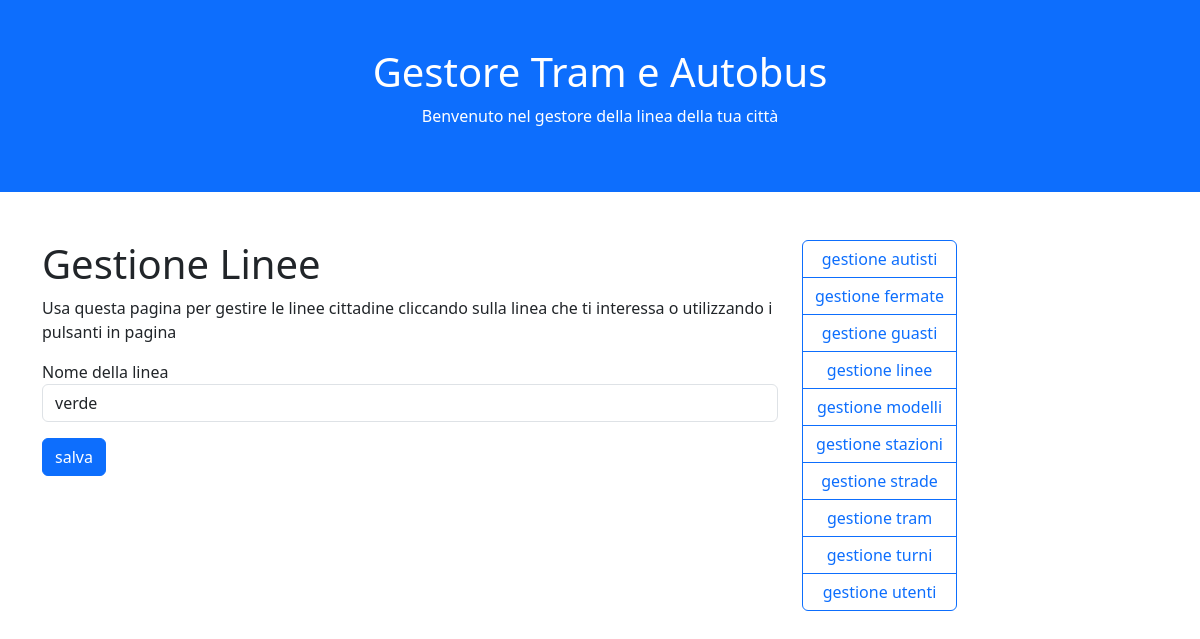
Page /Tram/linee.php?azione=modifica&id=2 on the earlier database version.
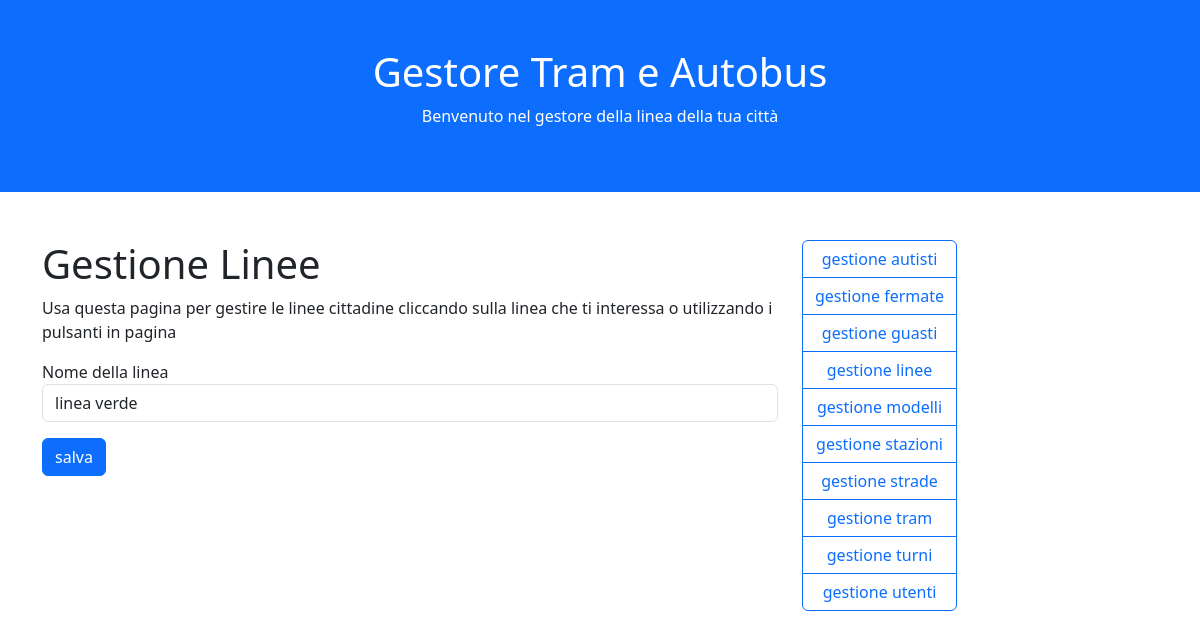
Same page on the later database version.
### tables this page shows
CREATE TABLE linee (
    idlinea integer primary key autoincrement,
    linea text
);

### Tram/funzioni.php (called while the page is built, shortened)
<?php
	function EseguiDB($sql, $salva = false){
		$dbcon = new SQLite3(NOMEDB);
			$dati = $dbcon->query($sql);
		return $dati;
	}

### Tram/linee.php (the view, shortened to what this page needs)
<?php include("parti/head.php"); ?>
	<h1>Gestione Linee</h1>
	<p>Usa questa pagina per gestire le linee cittadine
		cliccando sulla linea che ti interessa o utilizzando
		i pulsanti in pagina</p>
	<?php
			include("funzioni.php");
			switch($_GET["azione"]){
						?>
						<?php
				case "modifica":
					if(empty($_POST)){
						$dati = EseguiDB("SELECT * FROM linee WHERE idlinea=".intval($_GET["id"]));
						$riga = $dati->fetchArray();
						?>
						<form method="post">
							<p class="form-group">
								<label for="linea">Nome della linea</label>
								<input id="linea" name="nome" value="<?php echo addslashes($riga["linea"]); ?>" class="form-control" />
							</p>
							<button class="btn btn-primary">salva</button>
						</form>
						<?php
					} else {
						EseguiDB("UPDATE linee
									SET linea='".addslashes($_POST["nome"])."'
									WHERE idlinea=".intval($_GET["id"]));
						Messaggio("Linea modificata con successo!", "?azione=lista");
					}
					break;
			}
	?>
<?php include("parti/foot.php"); ?>

Differences in the rows shown:
changed linee: nome "verde" → "linea verde"
